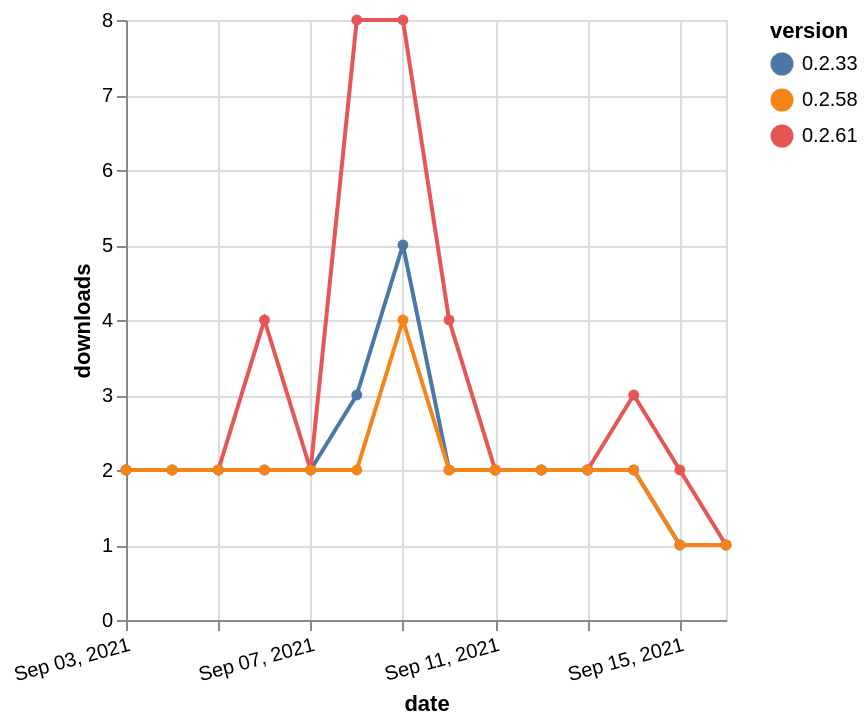

This figure's Vega-Lite source:
### Vega-Lite specification from a JSON file in a GitHub repository (floating-point values rounded to 4 significant figures)
{"$schema": "https://vega.github.io/schema/vega-lite/v5.json", "description": "A simple bar chart with embedded data.", "data": {"values": [{"date": "2021-09-03", "total": 1408, "delta": 2, "version": "0.2.33"}, {"date": "2021-09-04", "total": 1410, "delta": 2, "version": "0.2.33"}, {"date": "2021-09-05", "total": 1412, "delta": 2, "version": "0.2.33"}, {"date": "2021-09-06", "total": 1414, "delta": 2, "version": "0.2.33"}, {"date": "2021-09-07", "total": 1416, "delta": 2, "version": "0.2.33"}, {"date": "2021-09-08", "total": 1419, "delta": 3, "version": "0.2.33"}, {"date": "2021-09-09", "total": 1424, "delta": 5, "version": "0.2.33"}, {"date": "2021-09-10", "total": 1426, "delta": 2, "version": "0.2.33"}, {"date": "2021-09-11", "total": 1428, "delta": 2, "version": "0.2.33"}, {"date": "2021-09-12", "total": 1430, "delta": 2, "version": "0.2.33"}, {"date": "2021-09-13", "total": 1432, "delta": 2, "version": "0.2.33"}, {"date": "2021-09-14", "total": 1434, "delta": 2, "version": "0.2.33"}, {"date": "2021-09-15", "total": 1435, "delta": 1, "version": "0.2.33"}, {"date": "2021-09-16", "total": 1436, "delta": 1, "version": "0.2.33"}, {"date": "2021-09-03", "total": 1033, "delta": 2, "version": "0.2.61"}, {"date": "2021-09-04", "total": 1035, "delta": 2, "version": "0.2.61"}, {"date": "2021-09-05", "total": 1037, "delta": 2, "version": "0.2.61"}, {"date": "2021-09-06", "total": 1041, "delta": 4, "version": "0.2.61"}, {"date": "2021-09-07", "total": 1043, "delta": 2, "version": "0.2.61"}, {"date": "2021-09-08", "total": 1051, "delta": 8, "version": "0.2.61"}, {"date": "2021-09-09", "total": 1059, "delta": 8, "version": "0.2.61"}, {"date": "2021-09-10", "total": 1063, "delta": 4, "version": "0.2.61"}, {"date": "2021-09-11", "total": 1065, "delta": 2, "version": "0.2.61"}, {"date": "2021-09-12", "total": 1067, "delta": 2, "version": "0.2.61"}, {"date": "2021-09-13", "total": 1069, "delta": 2, "version": "0.2.61"}, {"date": "2021-09-14", "total": 1072, "delta": 3, "version": "0.2.61"}, {"date": "2021-09-15", "total": 1074, "delta": 2, "version": "0.2.61"}, {"date": "2021-09-16", "total": 1075, "delta": 1, "version": "0.2.61"}, {"date": "2021-09-03", "total": 746, "delta": 2, "version": "0.2.58"}, {"date": "2021-09-04", "total": 748, "delta": 2, "version": "0.2.58"}, {"date": "2021-09-05", "total": 750, "delta": 2, "version": "0.2.58"}, {"date": "2021-09-06", "total": 752, "delta": 2, "version": "0.2.58"}, {"date": "2021-09-07", "total": 754, "delta": 2, "version": "0.2.58"}, {"date": "2021-09-08", "total": 756, "delta": 2, "version": "0.2.58"}, {"date": "2021-09-09", "total": 760, "delta": 4, "version": "0.2.58"}, {"date": "2021-09-10", "total": 762, "delta": 2, "version": "0.2.58"}, {"date": "2021-09-11", "total": 764, "delta": 2, "version": "0.2.58"}, {"date": "2021-09-12", "total": 766, "delta": 2, "version": "0.2.58"}, {"date": "2021-09-13", "total": 768, "delta": 2, "version": "0.2.58"}, {"date": "2021-09-14", "total": 770, "delta": 2, "version": "0.2.58"}, {"date": "2021-09-15", "total": 771, "delta": 1, "version": "0.2.58"}, {"date": "2021-09-16", "total": 772, "delta": 1, "version": "0.2.58"}]}, "width": "container", "mark": {"type": "line", "point": {"filled": true}}, "encoding": {"x": {"field": "date", "type": "temporal", "timeUnit": "yearmonthdate", "title": "date", "axis": {"labelAngle": -15}}, "y": {"field": "delta", "type": "quantitative", "title": "downloads"}, "color": {"field": "version", "type": "nominal"}, "tooltip": {"field": "delta"}}}
